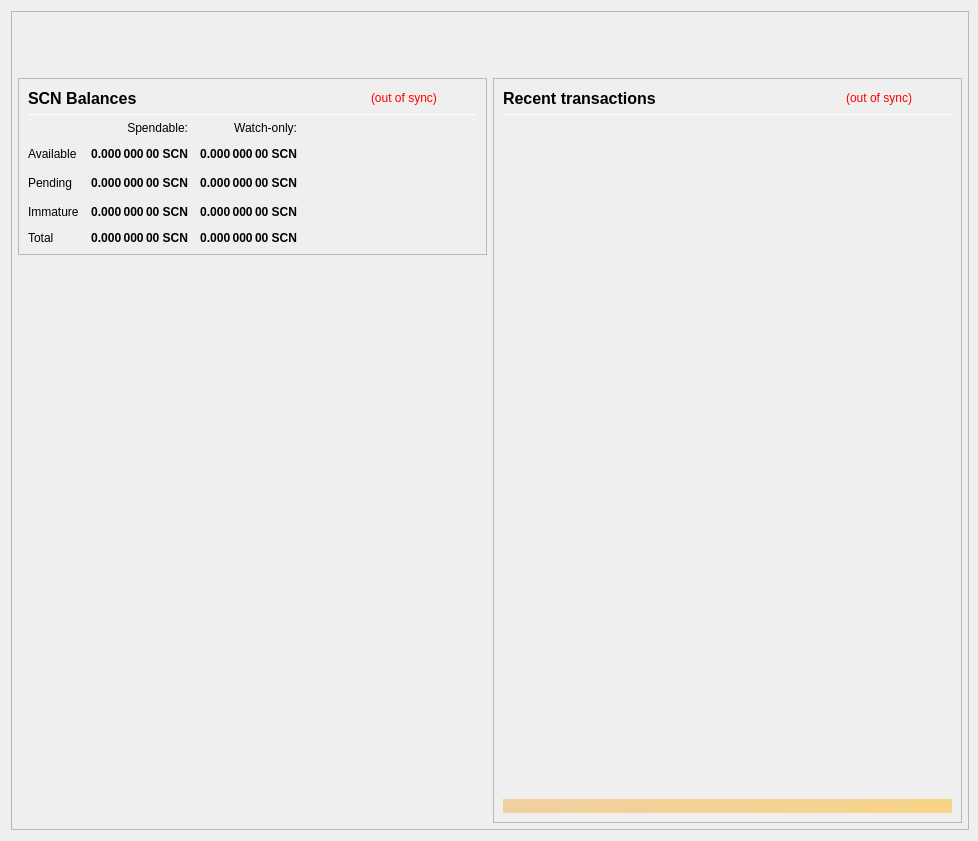
<?xml version="1.0" encoding="UTF-8"?>
<ui version="4.0">
 <class>OverviewPage</class>
 <widget class="QWidget" name="OverviewPage">
  <property name="geometry">
   <rect>
    <x>0</x>
    <y>0</y>
    <width>978</width>
    <height>841</height>
   </rect>
  </property>
  <property name="minimumSize">
   <size>
    <width>960</width>
    <height>682</height>
   </size>
  </property>
  <property name="font">
   <font>
    <weight>50</weight>
    <bold>false</bold>
   </font>
  </property>
  <property name="windowTitle">
   <string>Form</string>
  </property>
  <layout class="QVBoxLayout" name="topLayout" stretch="0">
   <property name="rightMargin">
    <number>9</number>
   </property>
   <item>
    <widget class="QFrame" name="frame_BG">
     <property name="minimumSize">
      <size>
       <width>850</width>
       <height>610</height>
      </size>
     </property>
     <property name="maximumSize">
      <size>
       <width>16777215</width>
       <height>16777215</height>
      </size>
     </property>
     <property name="frameShape">
      <enum>QFrame::StyledPanel</enum>
     </property>
     <property name="frameShadow">
      <enum>QFrame::Raised</enum>
     </property>
     <layout class="QVBoxLayout" name="verticalLayout_3" stretch="0">
      <property name="leftMargin">
       <number>0</number>
      </property>
      <property name="topMargin">
       <number>0</number>
      </property>
      <property name="rightMargin">
       <number>0</number>
      </property>
      <property name="bottomMargin">
       <number>6</number>
      </property>
      <item>
       <layout class="QVBoxLayout" name="verticalLayout_Master" stretch="0,1">
        <property name="leftMargin">
         <number>0</number>
        </property>
        <property name="topMargin">
         <number>0</number>
        </property>
        <property name="rightMargin">
         <number>0</number>
        </property>
        <property name="bottomMargin">
         <number>0</number>
        </property>
        <item>
         <widget class="QFrame" name="frame_Header">
          <layout class="QVBoxLayout" name="verticalLayout_Header" stretch="0">
           <property name="leftMargin">
            <number>0</number>
           </property>
           <property name="topMargin">
            <number>0</number>
           </property>
           <property name="rightMargin">
            <number>0</number>
           </property>
           <property name="bottomMargin">
            <number>0</number>
           </property>
           <item>
            <layout class="QHBoxLayout" name="horizontalLayout_Header" stretch="1,0">
             <property name="spacing">
              <number>6</number>
             </property>
             <item>
              <spacer name="horizontalSpacer_Header">
               <property name="orientation">
                <enum>Qt::Horizontal</enum>
               </property>
               <property name="sizeHint" stdset="0">
                <size>
                 <width>40</width>
                 <height>20</height>
                </size>
               </property>
              </spacer>
             </item>
             <item>
              <widget class="QLabel" name="labelOverviewHeaderRight">
               <property name="minimumSize">
                <size>
                 <width>464</width>
                 <height>60</height>
                </size>
               </property>
               <property name="maximumSize">
                <size>
                 <width>16777215</width>
                 <height>60</height>
                </size>
               </property>
               <property name="font">
                <font>
                 <pointsize>14</pointsize>
                </font>
               </property>
               <property name="text">
                <string/>
               </property>
               <property name="alignment">
                <set>Qt::AlignRight|Qt::AlignTrailing|Qt::AlignVCenter</set>
               </property>
              </widget>
             </item>
            </layout>
           </item>
          </layout>
         </widget>
        </item>
        <item>
         <widget class="QFrame" name="frame_Content">
          <layout class="QVBoxLayout" name="verticalLayout_Content">
           <property name="leftMargin">
            <number>6</number>
           </property>
           <property name="topMargin">
            <number>0</number>
           </property>
           <property name="rightMargin">
            <number>6</number>
           </property>
           <property name="bottomMargin">
            <number>0</number>
           </property>
           <item>
            <layout class="QHBoxLayout" name="horizontalLayout_Content" stretch="1,1">
             <property name="spacing">
              <number>6</number>
             </property>
             <item>
              <layout class="QVBoxLayout" name="verticalLayout_left" stretch="0,0">
               <item>
                <widget class="QFrame" name="frameBalances">
                 <property name="frameShape">
                  <enum>QFrame::StyledPanel</enum>
                 </property>
                 <property name="frameShadow">
                  <enum>QFrame::Raised</enum>
                 </property>
                 <layout class="QVBoxLayout" name="verticalLayout_4">
                  <item>
                   <layout class="QHBoxLayout" name="hlBalancesHeader" stretch="2,0,0">
                    <property name="spacing">
                     <number>6</number>
                    </property>
                    <item>
                     <widget class="QLabel" name="labelBalances">
                      <property name="minimumSize">
                       <size>
                        <width>0</width>
                        <height>0</height>
                       </size>
                      </property>
                      <property name="font">
                       <font>
                        <pointsize>12</pointsize>
                        <weight>75</weight>
                        <bold>true</bold>
                       </font>
                      </property>
                      <property name="text">
                       <string>SCN Balances</string>
                      </property>
                     </widget>
                    </item>
                    <item>
                     <widget class="QLabel" name="labelWalletStatus">
                      <property name="cursor">
                       <cursorShape>WhatsThisCursor</cursorShape>
                      </property>
                      <property name="toolTip">
                       <string>The displayed information may be out of date. Your wallet automatically synchronizes with the SecureCloud network after a connection is established, but this process has not completed yet.</string>
                      </property>
                      <property name="styleSheet">
                       <string notr="true">QLabel { color: red; }</string>
                      </property>
                      <property name="text">
                       <string notr="true">(out of sync)</string>
                      </property>
                      <property name="alignment">
                       <set>Qt::AlignLeading|Qt::AlignLeft|Qt::AlignVCenter</set>
                      </property>
                     </widget>
                    </item>
                    <item>
                     <spacer name="hsBalancesHeader">
                      <property name="orientation">
                       <enum>Qt::Horizontal</enum>
                      </property>
                      <property name="sizeHint" stdset="0">
                       <size>
                        <width>40</width>
                        <height>20</height>
                       </size>
                      </property>
                     </spacer>
                    </item>
                   </layout>
                  </item>
                  <item>
                   <widget class="Line" name="lineBalances">
                    <property name="minimumSize">
                     <size>
                      <width>0</width>
                      <height>1</height>
                     </size>
                    </property>
                    <property name="maximumSize">
                     <size>
                      <width>16777215</width>
                      <height>1</height>
                     </size>
                    </property>
                    <property name="orientation">
                     <enum>Qt::Horizontal</enum>
                    </property>
                   </widget>
                  </item>
                  <item>
                   <layout class="QGridLayout" name="gridLayout">
                    <property name="spacing">
                     <number>12</number>
                    </property>
                    <item row="2" column="2">
                     <widget class="QLabel" name="labelWatchPending">
                      <property name="font">
                       <font>
                        <weight>75</weight>
                        <bold>true</bold>
                       </font>
                      </property>
                      <property name="cursor">
                       <cursorShape>ArrowCursor</cursorShape>
                      </property>
                      <property name="toolTip">
                       <string>Unconfirmed transactions to watch-only addresses</string>
                      </property>
                      <property name="text">
                       <string notr="true">0.000 000 00 SCN</string>
                      </property>
                      <property name="alignment">
                       <set>Qt::AlignRight|Qt::AlignTrailing|Qt::AlignVCenter</set>
                      </property>
                      <property name="textInteractionFlags">
                       <set>Qt::NoTextInteraction</set>
                      </property>
                     </widget>
                    </item>
                    <item row="2" column="1">
                     <widget class="QLabel" name="labelUnconfirmed">
                      <property name="font">
                       <font>
                        <weight>75</weight>
                        <bold>true</bold>
                       </font>
                      </property>
                      <property name="cursor">
                       <cursorShape>ArrowCursor</cursorShape>
                      </property>
                      <property name="toolTip">
                       <string>Total of transactions that have yet to be confirmed, and do not yet count toward the spendable balance</string>
                      </property>
                      <property name="text">
                       <string notr="true">0.000 000 00 SCN</string>
                      </property>
                      <property name="alignment">
                       <set>Qt::AlignRight|Qt::AlignTrailing|Qt::AlignVCenter</set>
                      </property>
                      <property name="textInteractionFlags">
                       <set>Qt::NoTextInteraction</set>
                      </property>
                     </widget>
                    </item>
                    <item row="3" column="2">
                     <widget class="QLabel" name="labelWatchImmature">
                      <property name="font">
                       <font>
                        <weight>75</weight>
                        <bold>true</bold>
                       </font>
                      </property>
                      <property name="cursor">
                       <cursorShape>ArrowCursor</cursorShape>
                      </property>
                      <property name="toolTip">
                       <string>Staked or masternode rewards in watch-only addresses that has not yet matured</string>
                      </property>
                      <property name="text">
                       <string notr="true">0.000 000 00 SCN</string>
                      </property>
                      <property name="alignment">
                       <set>Qt::AlignRight|Qt::AlignTrailing|Qt::AlignVCenter</set>
                      </property>
                      <property name="textInteractionFlags">
                       <set>Qt::NoTextInteraction</set>
                      </property>
                     </widget>
                    </item>
                    <item row="4" column="0">
                     <widget class="QLabel" name="labelTotalText">
                      <property name="text">
                       <string>Total</string>
                      </property>
                      <property name="textInteractionFlags">
                       <set>Qt::NoTextInteraction</set>
                      </property>
                     </widget>
                    </item>
                    <item row="3" column="1">
                     <widget class="QLabel" name="labelImmature">
                      <property name="font">
                       <font>
                        <weight>75</weight>
                        <bold>true</bold>
                       </font>
                      </property>
                      <property name="cursor">
                       <cursorShape>ArrowCursor</cursorShape>
                      </property>
                      <property name="toolTip">
                       <string>Staked or masternode rewards that has not yet matured</string>
                      </property>
                      <property name="text">
                       <string notr="true">0.000 000 00 SCN</string>
                      </property>
                      <property name="alignment">
                       <set>Qt::AlignRight|Qt::AlignTrailing|Qt::AlignVCenter</set>
                      </property>
                      <property name="textInteractionFlags">
                       <set>Qt::NoTextInteraction</set>
                      </property>
                     </widget>
                    </item>
                    <item row="2" column="3">
                     <spacer name="hsBalances">
                      <property name="orientation">
                       <enum>Qt::Horizontal</enum>
                      </property>
                      <property name="sizeHint" stdset="0">
                       <size>
                        <width>40</width>
                        <height>20</height>
                       </size>
                      </property>
                     </spacer>
                    </item>
                    <item row="3" column="0">
                     <widget class="QLabel" name="labelImmatureText">
                      <property name="text">
                       <string>Immature</string>
                      </property>
                      <property name="textInteractionFlags">
                       <set>Qt::NoTextInteraction</set>
                      </property>
                     </widget>
                    </item>
                    <item row="4" column="1">
                     <widget class="QLabel" name="labelTotal">
                      <property name="font">
                       <font>
                        <weight>75</weight>
                        <bold>true</bold>
                       </font>
                      </property>
                      <property name="cursor">
                       <cursorShape>ArrowCursor</cursorShape>
                      </property>
                      <property name="toolTip">
                       <string>Your current total balance</string>
                      </property>
                      <property name="text">
                       <string notr="true">0.000 000 00 SCN</string>
                      </property>
                      <property name="alignment">
                       <set>Qt::AlignRight|Qt::AlignTrailing|Qt::AlignVCenter</set>
                      </property>
                      <property name="textInteractionFlags">
                       <set>Qt::NoTextInteraction</set>
                      </property>
                     </widget>
                    </item>
                    <item row="4" column="2">
                     <widget class="QLabel" name="labelWatchTotal">
                      <property name="font">
                       <font>
                        <weight>75</weight>
                        <bold>true</bold>
                       </font>
                      </property>
                      <property name="cursor">
                       <cursorShape>ArrowCursor</cursorShape>
                      </property>
                      <property name="toolTip">
                       <string>Current total balance in watch-only addresses</string>
                      </property>
                      <property name="text">
                       <string notr="true">0.000 000 00 SCN</string>
                      </property>
                      <property name="alignment">
                       <set>Qt::AlignRight|Qt::AlignTrailing|Qt::AlignVCenter</set>
                      </property>
                      <property name="textInteractionFlags">
                       <set>Qt::NoTextInteraction</set>
                      </property>
                     </widget>
                    </item>
                    <item row="0" column="2">
                     <widget class="QLabel" name="labelWatchonly">
                      <property name="text">
                       <string>Watch-only:</string>
                      </property>
                      <property name="alignment">
                       <set>Qt::AlignRight|Qt::AlignTrailing|Qt::AlignVCenter</set>
                      </property>
                     </widget>
                    </item>
                    <item row="1" column="0">
                     <widget class="QLabel" name="labelBalanceText">
                      <property name="text">
                       <string>Available</string>
                      </property>
                      <property name="textInteractionFlags">
                       <set>Qt::NoTextInteraction</set>
                      </property>
                     </widget>
                    </item>
                    <item row="1" column="1">
                     <widget class="QLabel" name="labelBalance">
                      <property name="font">
                       <font>
                        <weight>75</weight>
                        <bold>true</bold>
                       </font>
                      </property>
                      <property name="cursor">
                       <cursorShape>ArrowCursor</cursorShape>
                      </property>
                      <property name="toolTip">
                       <string>Your current spendable balance</string>
                      </property>
                      <property name="text">
                       <string notr="true">0.000 000 00 SCN</string>
                      </property>
                      <property name="alignment">
                       <set>Qt::AlignRight|Qt::AlignTrailing|Qt::AlignVCenter</set>
                      </property>
                      <property name="textInteractionFlags">
                       <set>Qt::NoTextInteraction</set>
                      </property>
                     </widget>
                    </item>
                    <item row="1" column="2">
                     <widget class="QLabel" name="labelWatchAvailable">
                      <property name="font">
                       <font>
                        <weight>75</weight>
                        <bold>true</bold>
                       </font>
                      </property>
                      <property name="cursor">
                       <cursorShape>ArrowCursor</cursorShape>
                      </property>
                      <property name="toolTip">
                       <string>Your current balance in watch-only addresses</string>
                      </property>
                      <property name="text">
                       <string notr="true">0.000 000 00 SCN</string>
                      </property>
                      <property name="alignment">
                       <set>Qt::AlignRight|Qt::AlignTrailing|Qt::AlignVCenter</set>
                      </property>
                      <property name="textInteractionFlags">
                       <set>Qt::NoTextInteraction</set>
                      </property>
                     </widget>
                    </item>
                    <item row="2" column="0">
                     <widget class="QLabel" name="labelPendingText">
                      <property name="text">
                       <string>Pending</string>
                      </property>
                      <property name="textInteractionFlags">
                       <set>Qt::NoTextInteraction</set>
                      </property>
                     </widget>
                    </item>
                    <item row="0" column="1">
                     <widget class="QLabel" name="labelSpendable">
                      <property name="text">
                       <string>Spendable:</string>
                      </property>
                      <property name="alignment">
                       <set>Qt::AlignRight|Qt::AlignTrailing|Qt::AlignVCenter</set>
                      </property>
                     </widget>
                    </item>
                   </layout>
                  </item>
                 </layout>
                </widget>
               </item>
               <item>
                <spacer name="verticalSpacer">
                 <property name="orientation">
                  <enum>Qt::Vertical</enum>
                 </property>
                 <property name="sizeHint" stdset="0">
                  <size>
                   <width>20</width>
                   <height>40</height>
                  </size>
                 </property>
                </spacer>
               </item>
              </layout>
             </item>
             <item>
              <layout class="QVBoxLayout" name="verticalLayout_right" stretch="1">
               <item>
                <widget class="QFrame" name="frame_RecentTransactions">
                 <property name="minimumSize">
                  <size>
                   <width>0</width>
                   <height>0</height>
                  </size>
                 </property>
                 <property name="frameShape">
                  <enum>QFrame::StyledPanel</enum>
                 </property>
                 <property name="frameShadow">
                  <enum>QFrame::Raised</enum>
                 </property>
                 <layout class="QVBoxLayout" name="verticalLayout_1" stretch="0,0,0,0,0">
                  <item>
                   <layout class="QHBoxLayout" name="horizontalLayout_2" stretch="2,0,0">
                    <property name="spacing">
                     <number>3</number>
                    </property>
                    <item>
                     <widget class="QLabel" name="label_4">
                      <property name="minimumSize">
                       <size>
                        <width>0</width>
                        <height>20</height>
                       </size>
                      </property>
                      <property name="font">
                       <font>
                        <pointsize>12</pointsize>
                        <weight>75</weight>
                        <bold>true</bold>
                       </font>
                      </property>
                      <property name="text">
                       <string>Recent transactions</string>
                      </property>
                     </widget>
                    </item>
                    <item>
                     <widget class="QLabel" name="labelTransactionsStatus">
                      <property name="cursor">
                       <cursorShape>WhatsThisCursor</cursorShape>
                      </property>
                      <property name="toolTip">
                       <string>The displayed information may be out of date. Your wallet automatically synchronizes with the SecureCloud network after a connection is established, but this process has not completed yet.</string>
                      </property>
                      <property name="styleSheet">
                       <string notr="true">QLabel { color: red; }</string>
                      </property>
                      <property name="text">
                       <string notr="true">(out of sync)</string>
                      </property>
                      <property name="alignment">
                       <set>Qt::AlignRight|Qt::AlignTrailing|Qt::AlignVCenter</set>
                      </property>
                     </widget>
                    </item>
                    <item>
                     <spacer name="horizontalSpacer">
                      <property name="orientation">
                       <enum>Qt::Horizontal</enum>
                      </property>
                      <property name="sizeHint" stdset="0">
                       <size>
                        <width>40</width>
                        <height>20</height>
                       </size>
                      </property>
                     </spacer>
                    </item>
                   </layout>
                  </item>
                  <item>
                   <widget class="Line" name="line">
                    <property name="minimumSize">
                     <size>
                      <width>0</width>
                      <height>1</height>
                     </size>
                    </property>
                    <property name="maximumSize">
                     <size>
                      <width>16777215</width>
                      <height>1</height>
                     </size>
                    </property>
                    <property name="orientation">
                     <enum>Qt::Horizontal</enum>
                    </property>
                   </widget>
                  </item>
                  <item>
                   <widget class="QListView" name="listTransactions">
                    <property name="minimumSize">
                     <size>
                      <width>0</width>
                      <height>0</height>
                     </size>
                    </property>
                    <property name="styleSheet">
                     <string notr="true">QListView { background: transparent; }</string>
                    </property>
                    <property name="frameShape">
                     <enum>QFrame::NoFrame</enum>
                    </property>
                    <property name="verticalScrollBarPolicy">
                     <enum>Qt::ScrollBarAlwaysOff</enum>
                    </property>
                    <property name="horizontalScrollBarPolicy">
                     <enum>Qt::ScrollBarAlwaysOff</enum>
                    </property>
                    <property name="selectionMode">
                     <enum>QAbstractItemView::NoSelection</enum>
                    </property>
                   </widget>
                  </item>
                  <item>
                   <spacer name="verticalSpacer_2">
                    <property name="orientation">
                     <enum>Qt::Vertical</enum>
                    </property>
                    <property name="sizeType">
                     <enum>QSizePolicy::Expanding</enum>
                    </property>
                    <property name="sizeHint" stdset="0">
                     <size>
                      <width>20</width>
                      <height>40</height>
                     </size>
                    </property>
                   </spacer>
                  </item>
                  <item>
                   <widget class="QLabel" name="labelAlerts">
                    <property name="maximumSize">
                     <size>
                      <width>16777215</width>
                      <height>16777215</height>
                     </size>
                    </property>
                    <property name="styleSheet">
                     <string notr="true">background-color: qlineargradient(x1: 0, y1: 0, x2: 1, y2: 0, stop:0 #F0D0A0, stop:1 #F8D488); color:#000000;</string>
                    </property>
                    <property name="text">
                     <string/>
                    </property>
                    <property name="wordWrap">
                     <bool>true</bool>
                    </property>
                    <property name="margin">
                     <number>3</number>
                    </property>
                   </widget>
                  </item>
                 </layout>
                </widget>
               </item>
              </layout>
             </item>
            </layout>
           </item>
          </layout>
         </widget>
        </item>
       </layout>
      </item>
     </layout>
    </widget>
   </item>
  </layout>
 </widget>
 <resources/>
 <connections/>
</ui>
